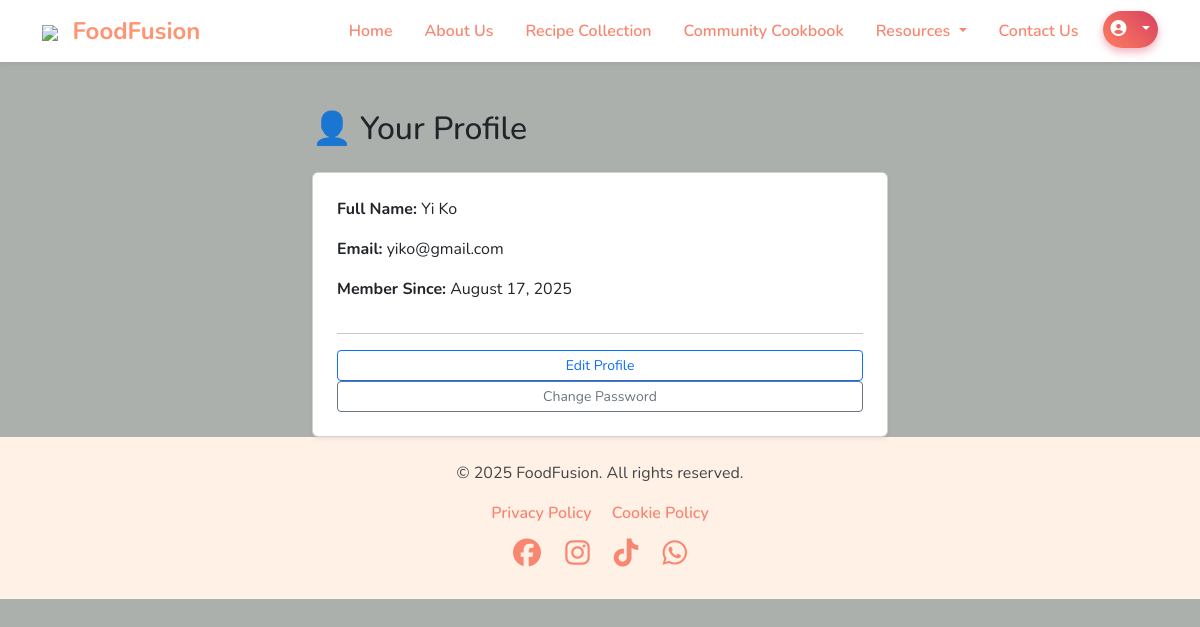
The page /profile.php (signed in) on the database its author committed.
### tables this page shows
CREATE TABLE `users` (
  `id` int(11) NOT NULL,
  `first_name` varchar(50) NOT NULL,
  `last_name` varchar(50) NOT NULL,
  `email` varchar(100) NOT NULL,
  `password` varchar(255) NOT NULL,
  `login_attempt` int(11) NOT NULL DEFAULT 0,
  `last_attempt` datetime DEFAULT NULL,
  `created_at` timestamp NOT NULL DEFAULT current_timestamp(),
  `failed_attempts` int(11) DEFAULT 0,
  `lockout_time` datetime DEFAULT NULL,
  `avatar` varchar(255) DEFAULT NULL
);

### profile.php (the view, shortened to what this page needs)
<?php
include("includes/db.php");
include("includes/header.php");
$user = $_SESSION['user_data'];
$stmt = $conn->prepare("SELECT first_name, last_name, email, created_at FROM users WHERE id = ?");
$stmt->bind_param("i", $user['id']);
$stmt->execute();
$result = $stmt->get_result();
$userDetails = $result->fetch_assoc();
?>
<main class="container mt-5" style="max-width: 600px;">
    <h2 class="mb-4">👤 Your Profile</h2>
    <div class="card p-4 shadow-sm">
        <p><strong>Full Name:</strong> <?= htmlspecialchars($userDetails['first_name'] . ' ' . $userDetails['last_name']) ?></p>
        <p><strong>Email:</strong> <?= htmlspecialchars($userDetails['email']) ?></p>
        <p><strong>Member Since:</strong> <?= date('F j, Y', strtotime($userDetails['created_at'])) ?></p>
        <hr>
        <a href="#" class="btn btn-outline-primary btn-sm">Edit Profile</a>
        <a href="#" class="btn btn-outline-secondary btn-sm">Change Password</a>
    </div>
</main>
<?php include("includes/footer.php"); ?>

### assets/css/style.css (style rules this page uses)
:root { --sunset-bg: #fff1e6; --sunset-brand: #ff9472; --sunset-link: #f88670; --sunset-hover: #e46464; --sunset-shadow: rgba(0, 0, 0, 0.05); --sunset-font: 'Nunito', sans-serif; }
body { font-family: var(--sunset-font); background-color: #acb0ac; margin: 0; padding: 0; }

### rows shown on the page
users: first_name+last_name "Yi Ko", email "yiko@gmail.com", created_at "August 17, 2025"
